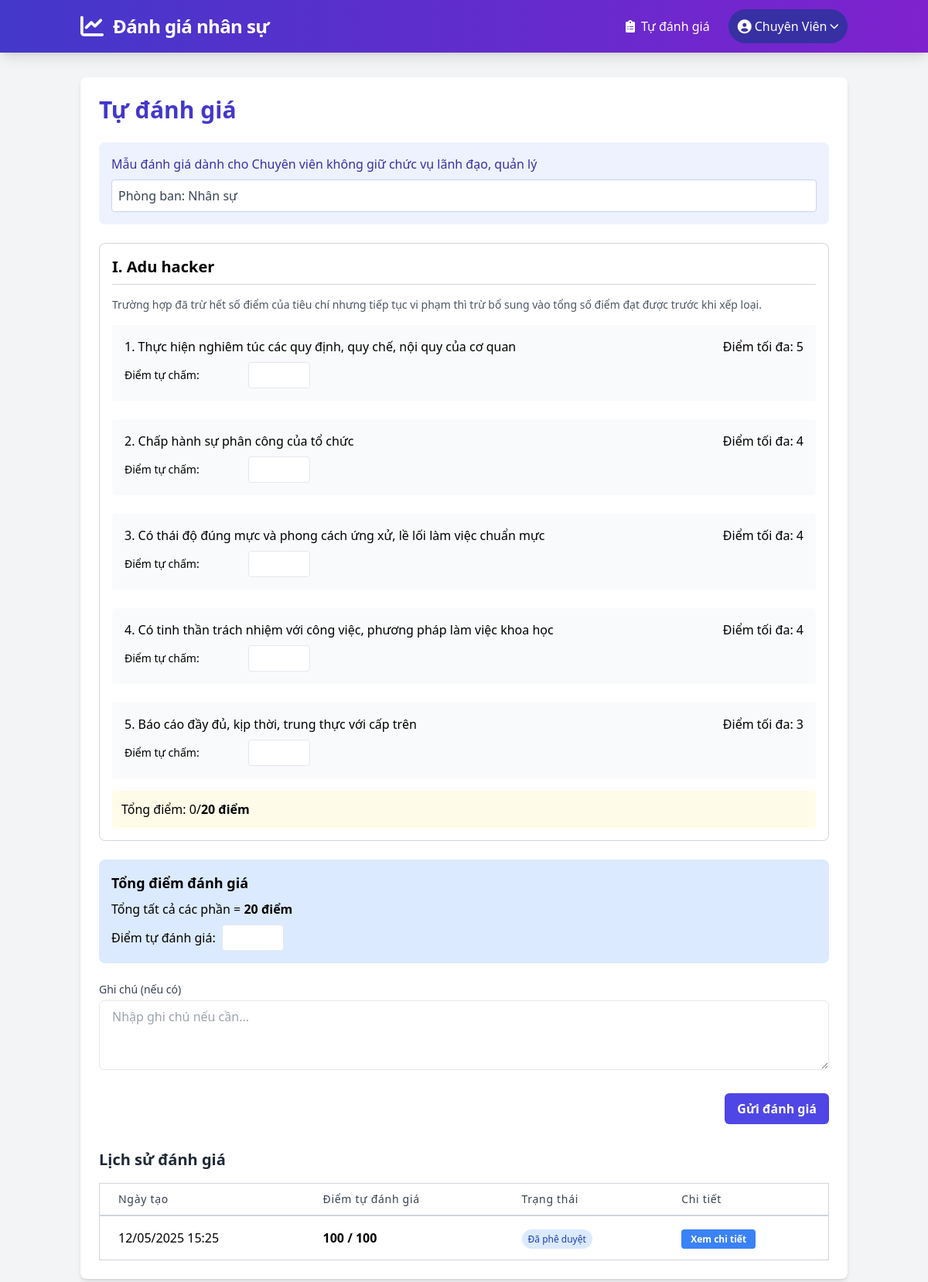
/form-danh-gia (signed in), run on the app's committed database.
### tables this page shows
CREATE TABLE `user_departments` (
  `id` int NOT NULL,
  `user_id` int NOT NULL,
  `department_id` int NOT NULL,
  `is_leader` tinyint(1) DEFAULT '0' COMMENT 'Đánh dấu là lãnh đạo phòng',
  `created_at` timestamp NULL DEFAULT CURRENT_TIMESTAMP
);

CREATE TABLE `departments` (
  `id` int NOT NULL,
  `name` varchar(100) NOT NULL,
  `description` text,
  `created_at` timestamp NULL DEFAULT CURRENT_TIMESTAMP
);

CREATE TABLE `evaluations` (
  `id` int NOT NULL,
  `employee_id` int NOT NULL,
  `department_id` int DEFAULT NULL,
  `evaluation_form_id` int DEFAULT NULL,
  `content` text NOT NULL,
  `status` enum('sent','reviewed','approved') DEFAULT 'sent',
  `data` text NOT NULL,
  `manager_comment` text COMMENT 'Nhận xét của lãnh đạo',
  `deputy_director_comment` text,
  `director_comment` text COMMENT 'Nhận xét của giám đốc',
  `created_at` timestamp NULL DEFAULT CURRENT_TIMESTAMP
);

### index.php (called while the page is built, shortened)
<?php
require_once 'core/Autoloader.php';
require_once 'config/config.php';
$app = new \Core\App();

### core/Autoloader.php (called while the page is built, shortened)
<?php
spl_autoload_register(function ($class) {
    $path = str_replace('\\', '/', $class);
    if (strpos($path, 'App/') === 0) {
        $path = substr($path, 4);
        $path = 'app/' . $path . '.php';
    } elseif (strpos($path, 'Core/') === 0) {
        $path = substr($path, 5);
        $path = 'core/' . $path . '.php';
        if (file_exists($path)) {
            return true;
        }
    }
    return false;
});

### config/config.php (called while the page is built, shortened)
<?php
$config = [
    'db_host' => 'localhost',
    'db_name' => 'job_danh_gia_nhan_su',
    'db_user' => 'root',
    'db_pass' => '',
    'site_name' => 'Đánh giá nhân sự',
    'base_url' => 'http://localhost/dgns/',
    'debug' => true
];

### core/Auth.php (called while the page is built, shortened)
<?php
class Auth
{
    public static function user()
    {
        return $_SESSION['user'] ?? null;
    }
}

### core/Model.php (called while the page is built, shortened)
<?php
class Model
{
    public function __construct()
    {
        global $config;
        try {
            $this->db = new \PDO(
                "mysql:host={$config['db_host']};dbname={$config['db_name']};charset=utf8",
                $config['db_user'],
                $config['db_pass'],
                [
                    \PDO::ATTR_ERRMODE => \PDO::ERRMODE_EXCEPTION,
                    \PDO::ATTR_DEFAULT_FETCH_MODE => \PDO::FETCH_ASSOC,
                    \PDO::ATTR_EMULATE_PREPARES => false
                ]
            );
        } catch (\PDOException $e) {
            die("Database connection failed: " . $e->getMessage());
        }
    }
}

### app/models/Department.php (called while the page is built, shortened)
<?php
class Department extends \Core\Model
{
    public function getUserDepartments($userId)
    {
        $sql = "SELECT d.*, ud.is_leader
                FROM departments d
                JOIN user_departments ud ON d.id = ud.department_id
                WHERE ud.user_id = :user_id
                ORDER BY d.name";
        $stmt = $this->db->prepare($sql);
        $stmt->execute(['user_id' => $userId]);
        return $stmt->fetchAll();
    }
}

### app/models/EvaluationForm.php (called while the page is built, shortened)
<?php
class EvaluationForm extends \Core\Model
{
    public function getFormByDepartmentId($departmentId, $formType = null)
    {
        $sql = "SELECT ef.*, d.name as department_name
                FROM evaluation_forms ef
                LEFT JOIN departments d ON ef.department_id = d.id
                WHERE ef.department_id = :department_id";
        $params = ['department_id' => $departmentId];
        if ($formType) {
            $sql .= " AND ef.form_type = :form_type";
            $params['form_type'] = $formType;
        }
        $stmt = $this->db->prepare($sql);
        $stmt->execute($params);
        if ($formType) {
            return $stmt->fetch();
        } else {
            return $stmt->fetchAll();
        }
    }
}

### app/models/Evaluation.php (called while the page is built, shortened)
<?php
class Evaluation extends \Core\Model
{
    public function getEvaluationsByEmployeeId($employeeId)
    {
        $stmt = $this->db->prepare(
            "SELECT e.*, d.name as department_name
            FROM evaluations e
            LEFT JOIN departments d ON e.department_id = d.id
            WHERE e.employee_id = :employee_id
            ORDER BY e.created_at DESC"
        );
        $stmt->execute(['employee_id' => $employeeId]);
        return $stmt->fetchAll();
    }
}

### app/views/evaluation/create.php (the view, shortened to what this page needs)
<div class="bg-white rounded-lg shadow-md p-6">
    <h2 class="text-3xl font-bold mb-6 text-indigo-700">Tự đánh giá</h2>
    <div class="mb-8">
        <form id="evaluationForm" method="POST" action="<?= $GLOBALS['config']['base_url'] ?>form-danh-gia" class="space-y-6">
            <div class="bg-indigo-50 p-4 mb-6 rounded-lg">
                <p class="text-indigo-800 font-medium">Mẫu đánh giá dành cho Chuyên viên không giữ chức vụ lãnh đạo, quản lý</p>
                <?php
                $selectedDepartmentId = !empty($userDepartments) ? $userDepartments[0]['id'] : null;
                $selectedDepartmentName = !empty($userDepartments) ? $userDepartments[0]['name'] : null;
                ?>
                <?php if ($selectedDepartmentId): ?>
                <div class="mt-2 bg-white p-2 rounded border border-indigo-200">
                    <p class="text-gray-700"><span class="font-medium">Phòng ban:</span> <?= htmlspecialchars($selectedDepartmentName) ?></p>
                </div>
                <?php else: ?>
                <div class="mt-2 bg-yellow-50 p-2 rounded border border-yellow-200">
                    <p class="text-yellow-700"><i class="fas fa-exclamation-triangle mr-1"></i> Bạn chưa được gán vào phòng ban nào.</p>
                </div>
                <?php endif; ?>
            </div>
            <div id="evaluation-form-container">
                <?php
                $formParts = array_filter(array_keys($formData), function($key) {
                    return strpos($key, 'part') === 0;
                });
                $totalFormPoints = 0;
                foreach ($formParts as $partKey):
                    $part = $formData[$partKey];
                    $totalFormPoints += $part['total_max'] ?? 0;
                ?>
                <div class="border border-gray-300 rounded-lg p-4 mb-6">
                    <h3 class="text-xl font-bold mb-4 pb-2 border-b border-gray-300"><?= $part['title'] ?? "Phần không có tiêu đề" ?></h3>
                    <?php if ($partKey === 'part1'): ?>
                    <p class="text-sm text-gray-600 mb-4">Trường hợp đã trừ hết số điểm của tiêu chí nhưng tiếp tục vi phạm thì trừ bổ sung vào tổng số điểm đạt được trước khi xếp loại.</p>
                    <?php endif; ?>
                    <?php if (isset($part['criteria']) && is_array($part['criteria'])): ?>
                <div class="space-y-6">
                        <?php foreach ($part['criteria'] as $key => $criterion): ?>
                    <div class="bg-gray-50 p-4 rounded">
                        <div class="flex justify-between items-start mb-2">
                            <div class="w-4/5">
                                    <p class="font-medium"><?= is_numeric($key) && $partKey === 'part2' ? ($key - 5) : $key ?>. <?= $criterion['text'] ?></p>
                            </div>
                            <div class="text-right">
                                <p class="font-medium">Điểm tối đa: <?= $criterion['max_score'] ?></p>
                            </div>
                        </div>
                        <div class="flex items-center mt-2">
                            <label class="w-40 text-sm">Điểm tự chấm:</label>
                            <input type="number" name="criteria[<?= $key ?>][score]" min="0" max="<?= $criterion['max_score'] ?>" class="w-20 px-2 py-1 border rounded" required>
                        </div>
                    </div>
                    <?php endforeach; ?>
                </div>
                    <?php endif; ?>
                <div class="mt-4 p-3 bg-yellow-50 rounded">
                        <p class="font-medium">Tổng điểm: <span id="part_<?= $partKey ?>_total">0</span>/<span class="font-bold"><?= $part['total_max'] ?? 0 ?> điểm</span></p>
                    </div>
                </div>
                <?php endforeach; ?>
            <div class="bg-blue-100 p-4 rounded-lg mb-6">
                <h3 class="text-lg font-bold mb-2">Tổng điểm đánh giá</h3>
                    <p class="mb-2">Tổng tất cả các phần = <span class="font-bold"><?= $totalFormPoints ?> điểm</span></p>
                <div class="flex items-center">
                    <label class="font-medium mr-2">Điểm tự đánh giá:</label>
                        <input type="number" name="total_score" min="0" max="<?= $totalFormPoints ?>" class="w-20 px-2 py-1 border rounded" required>
                    </div>
                </div>
            </div>
            <div class="mt-6">
                <label for="notes" class="block text-sm font-medium text-gray-700 mb-1">Ghi chú (nếu có)</label>
                <textarea name="notes" id="notes" rows="3"
                    class="w-full px-4 py-2 border rounded-md focus:outline-none focus:ring-2 focus:ring-indigo-500"
                    placeholder="Nhập ghi chú nếu cần..."></textarea>
            </div>
            <div class="flex justify-end">
                <button type="submit" class="bg-indigo-600 hover:bg-indigo-700 text-white font-bold py-2 px-4 rounded-md transition duration-300">
                    Gửi đánh giá
                </button>
            </div>
        </form>
    </div>
    <?php if (isset($evaluations) && !empty($evaluations)): ?>
        <h3 class="text-xl font-semibold text-gray-800 mb-4">Lịch sử đánh giá</h3>
        <div class="overflow-x-auto">
            <table class="min-w-full bg-white border border-gray-300">
                <thead>
                    <tr>
                        <th class="px-6 py-3 border-b-2 border-gray-300 text-left text-sm leading-4 font-medium text-gray-700 tracking-wider">Ngày tạo</th>
                        <th class="px-6 py-3 border-b-2 border-gray-300 text-left text-sm leading-4 font-medium text-gray-700 tracking-wider">Điểm tự đánh giá</th>
                        <th class="px-6 py-3 border-b-2 border-gray-300 text-left text-sm leading-4 font-medium text-gray-700 tracking-wider">Trạng thái</th>
                        <th class="px-6 py-3 border-b-2 border-gray-300 text-left text-sm leading-4 font-medium text-gray-700 tracking-wider">Chi tiết</th>
                    </tr>
                </thead>
                <tbody>
                    <?php foreach ($evaluations as $evaluation): ?>
                        <?php
                            $evaluationData = json_decode($evaluation['content'], true);
                            $totalScore = isset($evaluationData['total_score']) ? $evaluationData['total_score'] : 'N/A';
                        ?>
                        <tr>
                            <td class="px-6 py-4 whitespace-nowrap border-b border-gray-300">
                                <?= date('d/m/Y H:i', strtotime($evaluation['created_at'])) ?>
                            </td>
                            <td class="px-6 py-4 whitespace-nowrap border-b border-gray-300 font-bold">
                                <?= $totalScore ?> / 100
                            </td>
                            <td class="px-6 py-4 whitespace-nowrap border-b border-gray-300">
                                <?php
                                switch ($evaluation['status']) {
                                    case 'approved':
                                        echo '<span class="px-2 py-1 bg-blue-100 text-blue-800 rounded-full text-xs">Đã phê duyệt</span>';
                                        break;
                                }
                                ?>
                            </td>
                            <td class="px-6 py-4 whitespace-nowrap border-b border-gray-300">
                                <a href="<?= $config['base_url'] ?>nhan-vien-review/<?= $evaluation['id'] ?>"
                                    class="bg-blue-500 hover:bg-blue-700 text-white font-bold py-1 px-3 rounded text-xs">
                                    Xem chi tiết
                                </a>
                            </td>
                        </tr>
                    <?php endforeach; ?>
                </tbody>
            </table>
        </div>
    <?php endif; ?>
</div>

### data on the page
user_departments: department.name "Nhân sự"
evaluations: created_at "12/05/2025 15:25", content "100", status "Đã phê duyệt"

### other printed values
$config['site_name'] "Đánh giá nhân sự"
$_SESSION['user']['name'] "Chuyên Viên"
$part['title'] "I. Adu hacker"
$key "1"
$criterion['text'] "Thực hiện nghiêm túc các quy định, quy chế, nội quy của cơ quan"
$criterion['max_score'] "5"
$key "2"
$criterion['text'] "Chấp hành sự phân công của tổ chức"
$criterion['max_score'] "4"
$key "3"
$criterion['text'] "Có thái độ đúng mực và phong cách ứng xử, lề lối làm việc chuẩn mực"
$key "4"
$criterion['text'] "Có tinh thần trách nhiệm với công việc, phương pháp làm việc khoa học"
$key "5"
$criterion['text'] "Báo cáo đầy đủ, kịp thời, trung thực với cấp trên"
